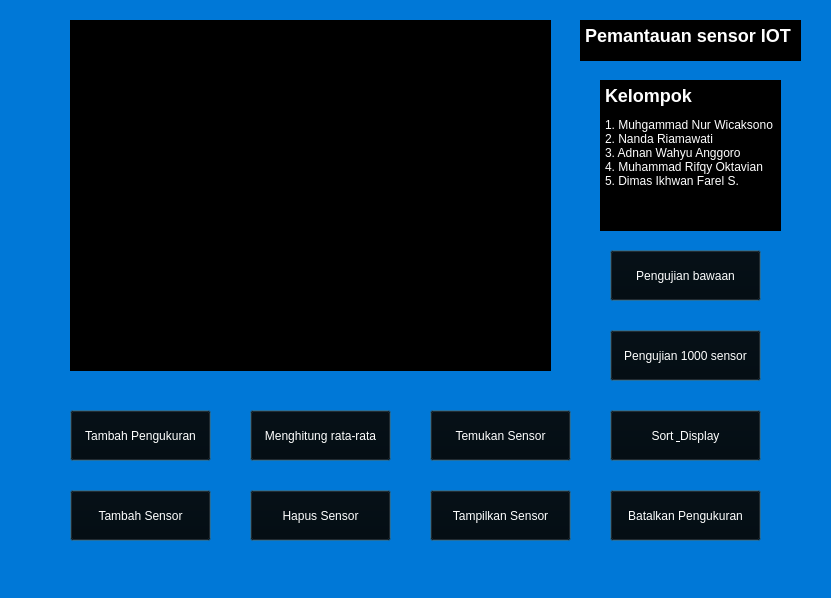
<?xml version="1.0" encoding="UTF-8"?>
<ui version="4.0">
 <class>MainWindow</class>
 <widget class="QMainWindow" name="MainWindow">
  <property name="geometry">
   <rect>
    <x>0</x>
    <y>0</y>
    <width>831</width>
    <height>598</height>
   </rect>
  </property>
  <property name="windowTitle">
   <string>MainWindow</string>
  </property>
  <property name="styleSheet">
   <string notr="true">background-color: #0078D7;</string>
  </property>
  <widget class="QWidget" name="centralwidget">
   <widget class="QPushButton" name="btnAddSensor">
    <property name="geometry">
     <rect>
      <x>70</x>
      <y>490</y>
      <width>141</width>
      <height>51</height>
     </rect>
    </property>
    <property name="font">
     <font>
      <italic>false</italic>
     </font>
    </property>
    <property name="autoFillBackground">
     <bool>false</bool>
    </property>
    <property name="styleSheet">
     <string notr="true">color: white;
background-color: black;
</string>
    </property>
    <property name="text">
     <string>Tambah Sensor</string>
    </property>
    <property name="iconSize">
     <size>
      <width>16</width>
      <height>16</height>
     </size>
    </property>
    <property name="autoDefault">
     <bool>false</bool>
    </property>
    <property name="default">
     <bool>true</bool>
    </property>
    <property name="flat">
     <bool>false</bool>
    </property>
   </widget>
   <widget class="QPushButton" name="btnRemoveSensor">
    <property name="geometry">
     <rect>
      <x>250</x>
      <y>490</y>
      <width>141</width>
      <height>51</height>
     </rect>
    </property>
    <property name="font">
     <font>
      <italic>false</italic>
     </font>
    </property>
    <property name="autoFillBackground">
     <bool>false</bool>
    </property>
    <property name="styleSheet">
     <string notr="true">color: white;
background-color: black;
</string>
    </property>
    <property name="text">
     <string>Hapus Sensor</string>
    </property>
    <property name="iconSize">
     <size>
      <width>16</width>
      <height>16</height>
     </size>
    </property>
    <property name="autoDefault">
     <bool>false</bool>
    </property>
    <property name="default">
     <bool>true</bool>
    </property>
    <property name="flat">
     <bool>false</bool>
    </property>
   </widget>
   <widget class="QTextBrowser" name="textOutput">
    <property name="geometry">
     <rect>
      <x>70</x>
      <y>20</y>
      <width>481</width>
      <height>351</height>
     </rect>
    </property>
    <property name="styleSheet">
     <string notr="true">color: white;
background-color: black;</string>
    </property>
   </widget>
   <widget class="QPushButton" name="btnAddMeasurement">
    <property name="geometry">
     <rect>
      <x>70</x>
      <y>410</y>
      <width>141</width>
      <height>51</height>
     </rect>
    </property>
    <property name="font">
     <font>
      <italic>false</italic>
     </font>
    </property>
    <property name="autoFillBackground">
     <bool>false</bool>
    </property>
    <property name="styleSheet">
     <string notr="true">color: white;
background-color: black;
</string>
    </property>
    <property name="text">
     <string>Tambah Pengukuran</string>
    </property>
    <property name="iconSize">
     <size>
      <width>16</width>
      <height>16</height>
     </size>
    </property>
    <property name="autoDefault">
     <bool>false</bool>
    </property>
    <property name="default">
     <bool>true</bool>
    </property>
    <property name="flat">
     <bool>false</bool>
    </property>
   </widget>
   <widget class="QPushButton" name="btnGetAverage">
    <property name="geometry">
     <rect>
      <x>250</x>
      <y>410</y>
      <width>141</width>
      <height>51</height>
     </rect>
    </property>
    <property name="font">
     <font>
      <italic>false</italic>
     </font>
    </property>
    <property name="autoFillBackground">
     <bool>false</bool>
    </property>
    <property name="styleSheet">
     <string notr="true">color: white;
background-color: black;
</string>
    </property>
    <property name="text">
     <string>Menghitung rata-rata</string>
    </property>
    <property name="iconSize">
     <size>
      <width>16</width>
      <height>16</height>
     </size>
    </property>
    <property name="autoDefault">
     <bool>false</bool>
    </property>
    <property name="default">
     <bool>true</bool>
    </property>
    <property name="flat">
     <bool>false</bool>
    </property>
   </widget>
   <widget class="QPushButton" name="btnDisplaySensor">
    <property name="geometry">
     <rect>
      <x>430</x>
      <y>490</y>
      <width>141</width>
      <height>51</height>
     </rect>
    </property>
    <property name="font">
     <font>
      <italic>false</italic>
     </font>
    </property>
    <property name="autoFillBackground">
     <bool>false</bool>
    </property>
    <property name="styleSheet">
     <string notr="true">color: white;
background-color: black;
</string>
    </property>
    <property name="text">
     <string>Tampilkan Sensor</string>
    </property>
    <property name="iconSize">
     <size>
      <width>16</width>
      <height>16</height>
     </size>
    </property>
    <property name="autoDefault">
     <bool>false</bool>
    </property>
    <property name="default">
     <bool>true</bool>
    </property>
    <property name="flat">
     <bool>false</bool>
    </property>
   </widget>
   <widget class="QPushButton" name="btnFindSensor">
    <property name="geometry">
     <rect>
      <x>430</x>
      <y>410</y>
      <width>141</width>
      <height>51</height>
     </rect>
    </property>
    <property name="font">
     <font>
      <italic>false</italic>
     </font>
    </property>
    <property name="autoFillBackground">
     <bool>false</bool>
    </property>
    <property name="styleSheet">
     <string notr="true">color: white;
background-color: black;
</string>
    </property>
    <property name="text">
     <string>Temukan Sensor</string>
    </property>
    <property name="iconSize">
     <size>
      <width>16</width>
      <height>16</height>
     </size>
    </property>
    <property name="autoDefault">
     <bool>false</bool>
    </property>
    <property name="default">
     <bool>true</bool>
    </property>
    <property name="flat">
     <bool>false</bool>
    </property>
   </widget>
   <widget class="QPushButton" name="btnUndoMeasurement">
    <property name="geometry">
     <rect>
      <x>610</x>
      <y>490</y>
      <width>151</width>
      <height>51</height>
     </rect>
    </property>
    <property name="font">
     <font>
      <italic>false</italic>
     </font>
    </property>
    <property name="autoFillBackground">
     <bool>false</bool>
    </property>
    <property name="styleSheet">
     <string notr="true">color: white;
background-color: black;
</string>
    </property>
    <property name="text">
     <string>Batalkan Pengukuran</string>
    </property>
    <property name="iconSize">
     <size>
      <width>16</width>
      <height>16</height>
     </size>
    </property>
    <property name="autoDefault">
     <bool>false</bool>
    </property>
    <property name="default">
     <bool>true</bool>
    </property>
    <property name="flat">
     <bool>false</bool>
    </property>
   </widget>
   <widget class="QPushButton" name="btnSortnDisplay">
    <property name="geometry">
     <rect>
      <x>610</x>
      <y>410</y>
      <width>151</width>
      <height>51</height>
     </rect>
    </property>
    <property name="font">
     <font>
      <italic>false</italic>
     </font>
    </property>
    <property name="autoFillBackground">
     <bool>false</bool>
    </property>
    <property name="styleSheet">
     <string notr="true">color: white;
background-color: black;
</string>
    </property>
    <property name="text">
     <string>Sort &amp; Display</string>
    </property>
    <property name="iconSize">
     <size>
      <width>16</width>
      <height>16</height>
     </size>
    </property>
    <property name="autoDefault">
     <bool>false</bool>
    </property>
    <property name="default">
     <bool>true</bool>
    </property>
    <property name="flat">
     <bool>false</bool>
    </property>
   </widget>
   <widget class="QPushButton" name="btnTestSensor">
    <property name="geometry">
     <rect>
      <x>610</x>
      <y>330</y>
      <width>151</width>
      <height>51</height>
     </rect>
    </property>
    <property name="font">
     <font>
      <italic>false</italic>
     </font>
    </property>
    <property name="autoFillBackground">
     <bool>false</bool>
    </property>
    <property name="styleSheet">
     <string notr="true">color: white;
background-color: black;
</string>
    </property>
    <property name="text">
     <string>Pengujian 1000 sensor</string>
    </property>
    <property name="iconSize">
     <size>
      <width>16</width>
      <height>16</height>
     </size>
    </property>
    <property name="autoDefault">
     <bool>false</bool>
    </property>
    <property name="default">
     <bool>true</bool>
    </property>
    <property name="flat">
     <bool>false</bool>
    </property>
   </widget>
   <widget class="QTextBrowser" name="textOutput_2">
    <property name="geometry">
     <rect>
      <x>600</x>
      <y>80</y>
      <width>181</width>
      <height>151</height>
     </rect>
    </property>
    <property name="styleSheet">
     <string notr="true">color: white;
background-color: black;</string>
    </property>
    <property name="html">
     <string>&lt;!DOCTYPE HTML PUBLIC &quot;-//W3C//DTD HTML 4.0//EN&quot; &quot;http://www.w3.org/TR/REC-html40/strict.dtd&quot;&gt;
&lt;html&gt;&lt;head&gt;&lt;meta name=&quot;qrichtext&quot; content=&quot;1&quot; /&gt;&lt;meta charset=&quot;utf-8&quot; /&gt;&lt;style type=&quot;text/css&quot;&gt;
p, li { white-space: pre-wrap; }
hr { height: 1px; border-width: 0; }
li.unchecked::marker { content: &quot;\2610&quot;; }
li.checked::marker { content: &quot;\2612&quot;; }
&lt;/style&gt;&lt;/head&gt;&lt;body style=&quot; font-family:'Segoe UI'; font-size:9pt; font-weight:400; font-style:normal;&quot;&gt;
&lt;h2 style=&quot; margin-top:16px; margin-bottom:12px; margin-left:0px; margin-right:0px; -qt-block-indent:0; text-indent:0px;&quot;&gt;&lt;span style=&quot; font-size:x-large; font-weight:700;&quot;&gt;Kelompok&lt;/span&gt;&lt;/h2&gt;
&lt;p style=&quot; margin-top:0px; margin-bottom:0px; margin-left:0px; margin-right:0px; -qt-block-indent:0; text-indent:0px;&quot;&gt;1. Muhgammad Nur Wicaksono&lt;br /&gt;2. Nanda Riamawati&lt;br /&gt;3. Adnan Wahyu Anggoro&lt;br /&gt;4. Muhammad Rifqy Oktavian&lt;br /&gt;5. Dimas Ikhwan Farel S.&lt;/p&gt;&lt;/body&gt;&lt;/html&gt;</string>
    </property>
   </widget>
   <widget class="QTextBrowser" name="textOutput_3">
    <property name="geometry">
     <rect>
      <x>580</x>
      <y>20</y>
      <width>221</width>
      <height>41</height>
     </rect>
    </property>
    <property name="styleSheet">
     <string notr="true">color: white;
background-color: black;</string>
    </property>
    <property name="html">
     <string>&lt;!DOCTYPE HTML PUBLIC &quot;-//W3C//DTD HTML 4.0//EN&quot; &quot;http://www.w3.org/TR/REC-html40/strict.dtd&quot;&gt;
&lt;html&gt;&lt;head&gt;&lt;meta name=&quot;qrichtext&quot; content=&quot;1&quot; /&gt;&lt;meta charset=&quot;utf-8&quot; /&gt;&lt;style type=&quot;text/css&quot;&gt;
p, li { white-space: pre-wrap; }
hr { height: 1px; border-width: 0; }
li.unchecked::marker { content: &quot;\2610&quot;; }
li.checked::marker { content: &quot;\2612&quot;; }
&lt;/style&gt;&lt;/head&gt;&lt;body style=&quot; font-family:'Segoe UI'; font-size:9pt; font-weight:400; font-style:normal;&quot;&gt;
&lt;h2 style=&quot; margin-top:16px; margin-bottom:12px; margin-left:0px; margin-right:0px; -qt-block-indent:0; text-indent:0px;&quot;&gt;&lt;span style=&quot; font-size:x-large; font-weight:700;&quot;&gt;Pemantauan sensor IOT&lt;/span&gt;&lt;/h2&gt;&lt;/body&gt;&lt;/html&gt;</string>
    </property>
   </widget>
   <widget class="QPushButton" name="btnTestBawa">
    <property name="geometry">
     <rect>
      <x>610</x>
      <y>250</y>
      <width>151</width>
      <height>51</height>
     </rect>
    </property>
    <property name="font">
     <font>
      <italic>false</italic>
     </font>
    </property>
    <property name="autoFillBackground">
     <bool>false</bool>
    </property>
    <property name="styleSheet">
     <string notr="true">color: white;
background-color: black;
</string>
    </property>
    <property name="text">
     <string>Pengujian bawaan</string>
    </property>
    <property name="iconSize">
     <size>
      <width>16</width>
      <height>16</height>
     </size>
    </property>
    <property name="autoDefault">
     <bool>false</bool>
    </property>
    <property name="default">
     <bool>true</bool>
    </property>
    <property name="flat">
     <bool>false</bool>
    </property>
   </widget>
  </widget>
  <widget class="QMenuBar" name="menubar">
   <property name="geometry">
    <rect>
     <x>0</x>
     <y>0</y>
     <width>831</width>
     <height>21</height>
    </rect>
   </property>
  </widget>
  <widget class="QStatusBar" name="statusbar"/>
 </widget>
 <resources/>
 <connections/>
</ui>
